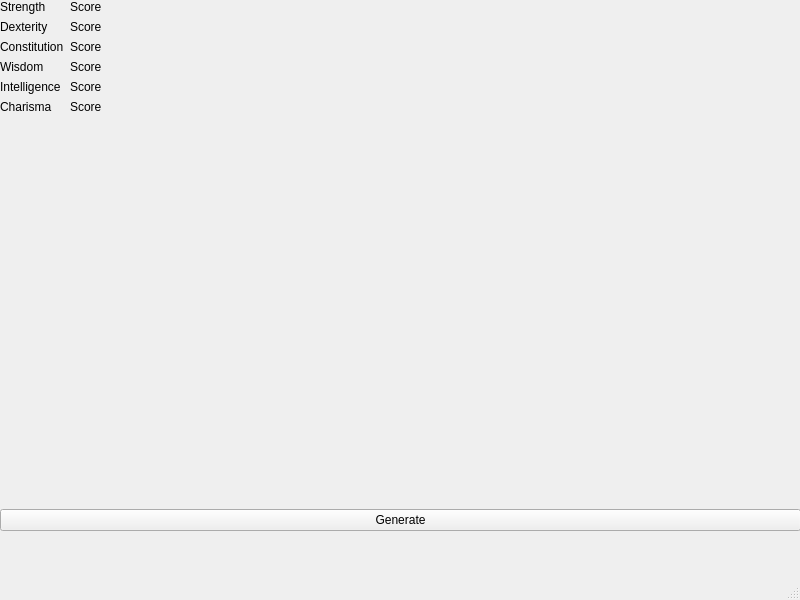
<?xml version="1.0" encoding="UTF-8"?>
<ui version="4.0">
 <class>ProcjetAdventure</class>
 <widget class="QMainWindow" name="ProcjetAdventure">
  <property name="geometry">
   <rect>
    <x>0</x>
    <y>0</y>
    <width>800</width>
    <height>600</height>
   </rect>
  </property>
  <property name="windowTitle">
   <string>ProcjetAdventure</string>
  </property>
  <widget class="QWidget" name="centralwidget">
   <widget class="QWidget" name="gridLayoutWidget">
    <property name="geometry">
     <rect>
      <x>0</x>
      <y>0</y>
      <width>801</width>
      <height>531</height>
     </rect>
    </property>
    <layout class="QGridLayout" name="gridLayout">
     <item row="1" column="0">
      <widget class="QPushButton" name="generateButton">
       <property name="text">
        <string>Generate</string>
       </property>
      </widget>
     </item>
     <item row="0" column="0">
      <layout class="QFormLayout" name="formLayout">
       <item row="0" column="0">
        <widget class="QLabel" name="strLabel">
         <property name="text">
          <string>Strength</string>
         </property>
        </widget>
       </item>
       <item row="1" column="0">
        <widget class="QLabel" name="dexLabel">
         <property name="text">
          <string>Dexterity</string>
         </property>
        </widget>
       </item>
       <item row="2" column="0">
        <widget class="QLabel" name="conLabel">
         <property name="text">
          <string>Constitution</string>
         </property>
        </widget>
       </item>
       <item row="3" column="0">
        <widget class="QLabel" name="wisLabel">
         <property name="text">
          <string>Wisdom</string>
         </property>
        </widget>
       </item>
       <item row="4" column="0">
        <widget class="QLabel" name="intLabel">
         <property name="text">
          <string>Intelligence</string>
         </property>
        </widget>
       </item>
       <item row="5" column="0">
        <widget class="QLabel" name="chaLabel">
         <property name="text">
          <string>Charisma</string>
         </property>
        </widget>
       </item>
       <item row="0" column="1">
        <widget class="QLabel" name="strScore">
         <property name="text">
          <string>Score</string>
         </property>
        </widget>
       </item>
       <item row="1" column="1">
        <widget class="QLabel" name="dexScore">
         <property name="text">
          <string>Score</string>
         </property>
        </widget>
       </item>
       <item row="2" column="1">
        <widget class="QLabel" name="conScore">
         <property name="text">
          <string>Score</string>
         </property>
        </widget>
       </item>
       <item row="3" column="1">
        <widget class="QLabel" name="wisScore">
         <property name="text">
          <string>Score</string>
         </property>
        </widget>
       </item>
       <item row="4" column="1">
        <widget class="QLabel" name="intScore">
         <property name="text">
          <string>Score</string>
         </property>
        </widget>
       </item>
       <item row="5" column="1">
        <widget class="QLabel" name="chaScore">
         <property name="text">
          <string>Score</string>
         </property>
        </widget>
       </item>
      </layout>
     </item>
    </layout>
   </widget>
  </widget>
  <widget class="QMenuBar" name="menubar">
   <property name="geometry">
    <rect>
     <x>0</x>
     <y>0</y>
     <width>800</width>
     <height>22</height>
    </rect>
   </property>
  </widget>
  <widget class="QStatusBar" name="statusbar"/>
 </widget>
 <resources/>
 <connections/>
</ui>
